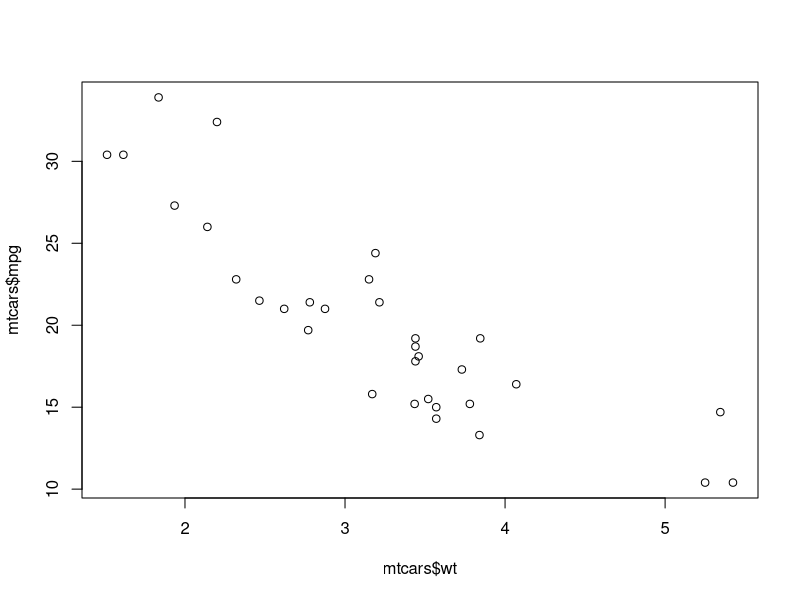
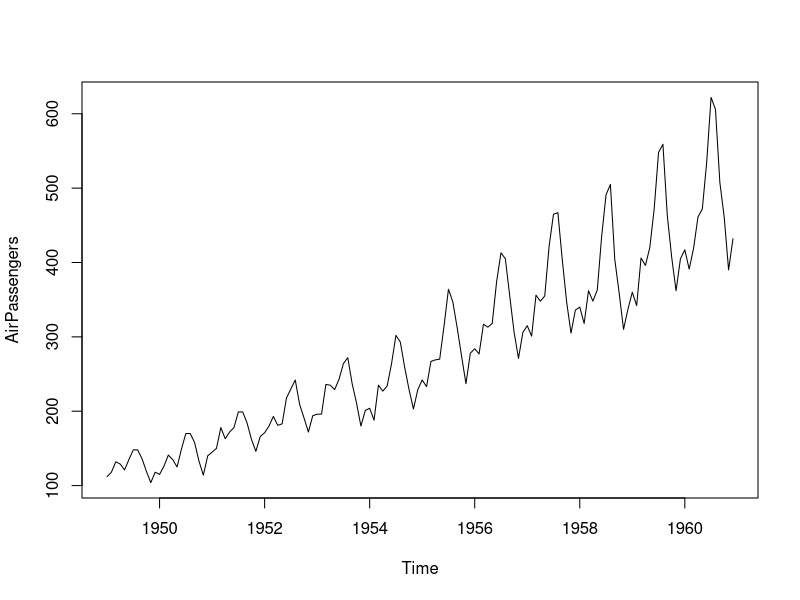
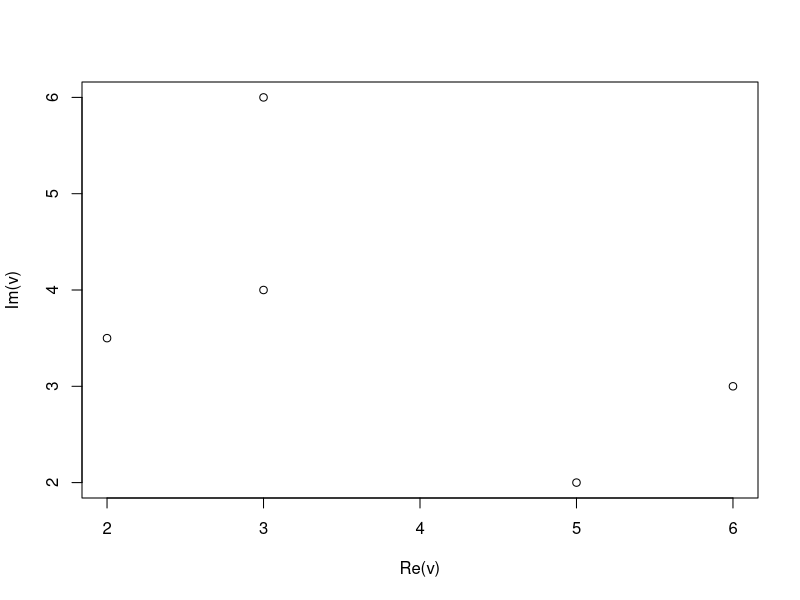
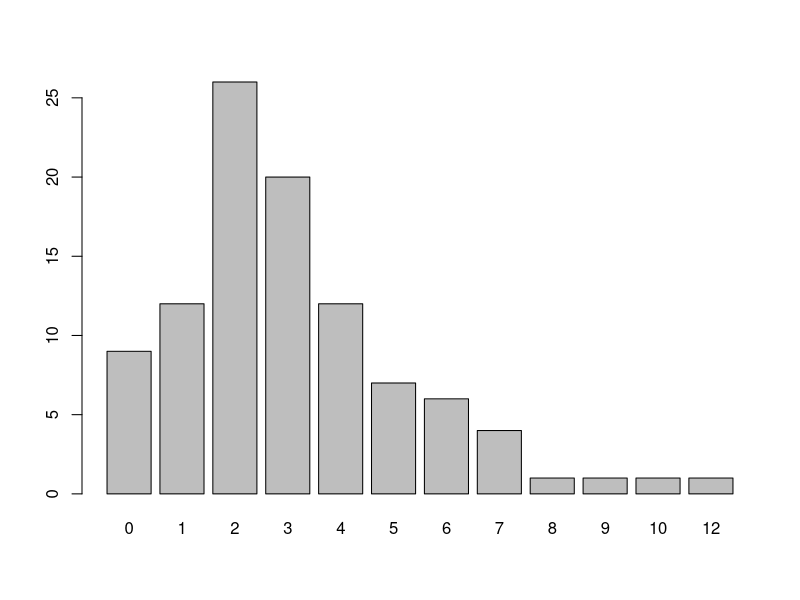
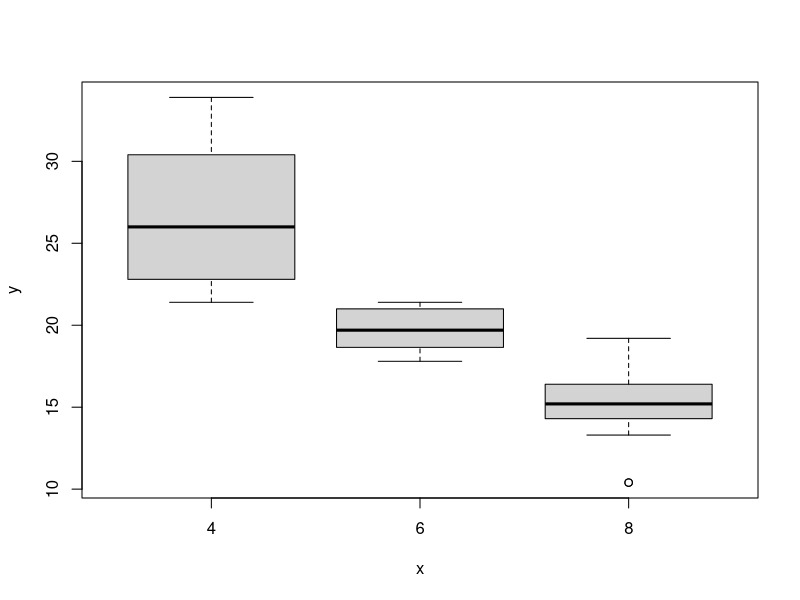
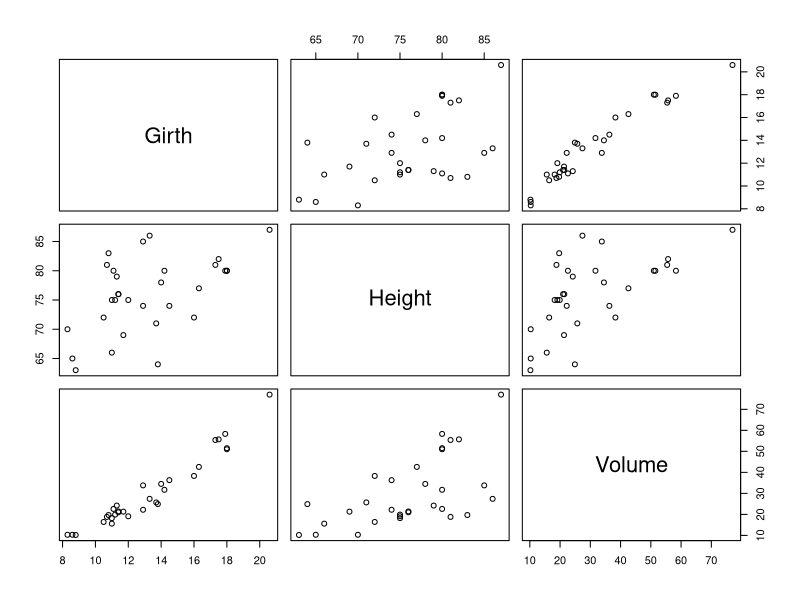
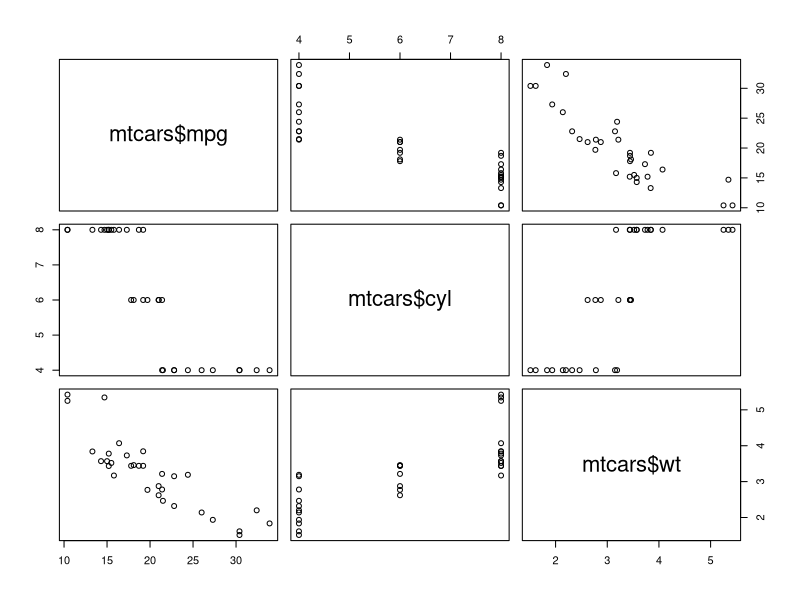

These figures' R source, in order:
help("mtcars")
str(mtcars)
plot(mtcars$wt, mtcars$mpg)

#plot(x)
help("AirPassengers")
str(AirPassengers)
AirPassengers
plot(AirPassengers)

#Complejos
a = 2i + 5
b = 3i + 6
c = 6i + 3
d = 4i + 3
e = 3.5i + 2
v = c(a,b,c,d,e)
plot(v)

#plot de un factor
help("discoveries")
discoveries
f = factor(discoveries)
plot(f)

#Gráfico de cajas
str(mtcars)
factor = factor(mtcars$cyl)
plot(factor, mtcars$mpg)

#Plot de un dataframe (muchos grafos distintas combinaciones)
help(trees)
str(trees)
plot(trees)

#Pintar dataframe con combinaciones que nos interesan
plot(~mtcars$mpg + mtcars$cyl + mtcars$wt)
help(plot)



